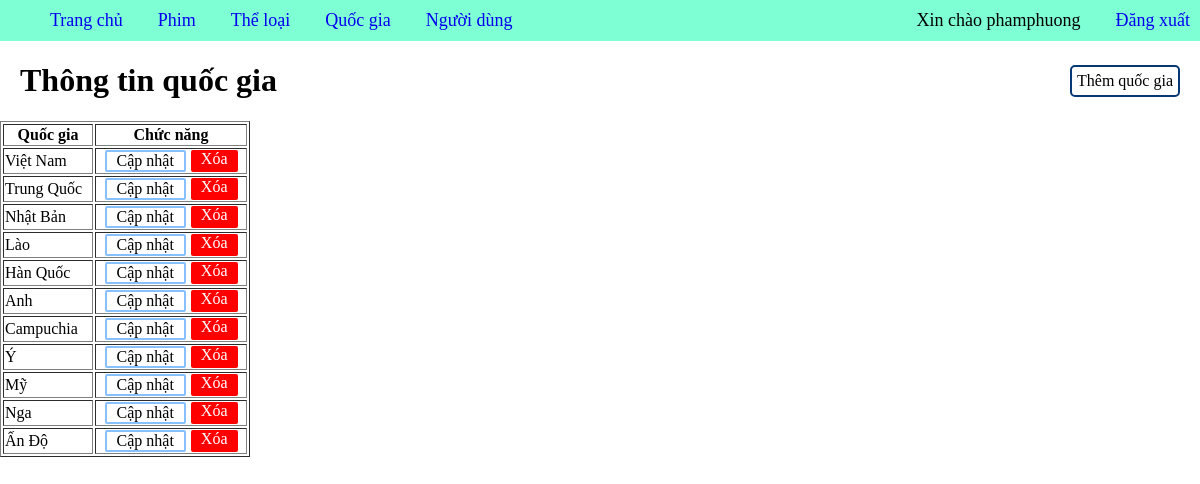
Page /buoi2/index.php?page_layout=quocgia (signed in) on the committed database.
### tables this page shows
CREATE TABLE IF not EXISTS quoc_gia(
    id INT AUTO_INCREMENT PRIMARY KEY,
    ten_quoc_gia VARCHAR(50)
);

### buoi2/quocgia/quocgia.php (the view, shortened to what this page needs)
<!DOCTYPE html>
<html lang="en">
<head>
</head>
<body>
    <div style="display: flex; justify-content: space-between; align-items: center; margin: 0 20px">
        <h1>Thông tin quốc gia</h1>
        <a class="btn them" href="index.php?page_layout=themquocgia">Thêm quốc gia</a>
    </div>
    <table border=1>
        <tr>
            <th>Quốc gia</th>
            <th>Chức năng</th>
        </tr>
        <?php
            include("connect.php");
            $sql = "SELECT * FROM quoc_gia";
            $result = mysqli_query($conn, $sql);
            while($row = mysqli_fetch_array($result)){
        ?>
        <tr>
            <td><?php echo $row["ten_quoc_gia"] ?></td>
            <td class="chuc-nang">
                <a class="btn sua" href="index.php?page_layout=capnhatquocgia&id=<?php echo $row["id"]; ?>">Cập nhật</a>
                <a class="btn xoa" href="quocgia/xoaquocgia.php?id=<?php echo $row["id"]; ?>">Xóa</a>
            </td>
        </tr>
        <?php } ?>
    </table>
</body>
</html>

### buoi2/index.php (style rules this page uses)
body { margin: 0; }
a { text-decoration: none; }

### buoi2/quocgia/quocgia.php (style rules this page uses)
table { width: 250px; }
.sua { color: black; border: 2px solid #88bfff; padding: 0 10px; border-radius: 2px }
.xoa { color: white; padding: 0 10px; background: red; border-radius: 2px }
.chuc-nang { display: flex; justify-content: center; gap: 5px }
.btn { display: flex; }
.them { color: black; padding: 5px; border: 2px solid #053975ff; border-radius: 5px }

### rows in the picture
quoc_gia: ten_quoc_gia "Việt Nam"
quoc_gia: ten_quoc_gia "Trung Quốc"
quoc_gia: ten_quoc_gia "Nhật Bản"
quoc_gia: ten_quoc_gia "Lào"
quoc_gia: ten_quoc_gia "Hàn Quốc"
quoc_gia: ten_quoc_gia "Anh"
quoc_gia: ten_quoc_gia "Campuchia"
quoc_gia: ten_quoc_gia "Ý"
quoc_gia: ten_quoc_gia "Mỹ"
quoc_gia: ten_quoc_gia "Nga"
quoc_gia: ten_quoc_gia "Ấn Độ"

### other values in the picture
$_SESSION["username"] "phamphuong"
